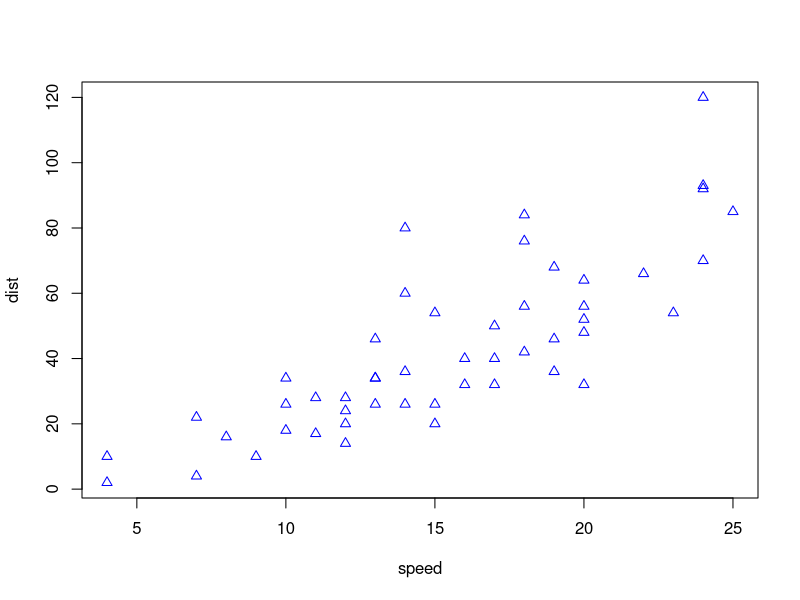

Here is the R script that generated this plot:
## ---- chunk 1
plot(cars, col="blue", pch=2)
